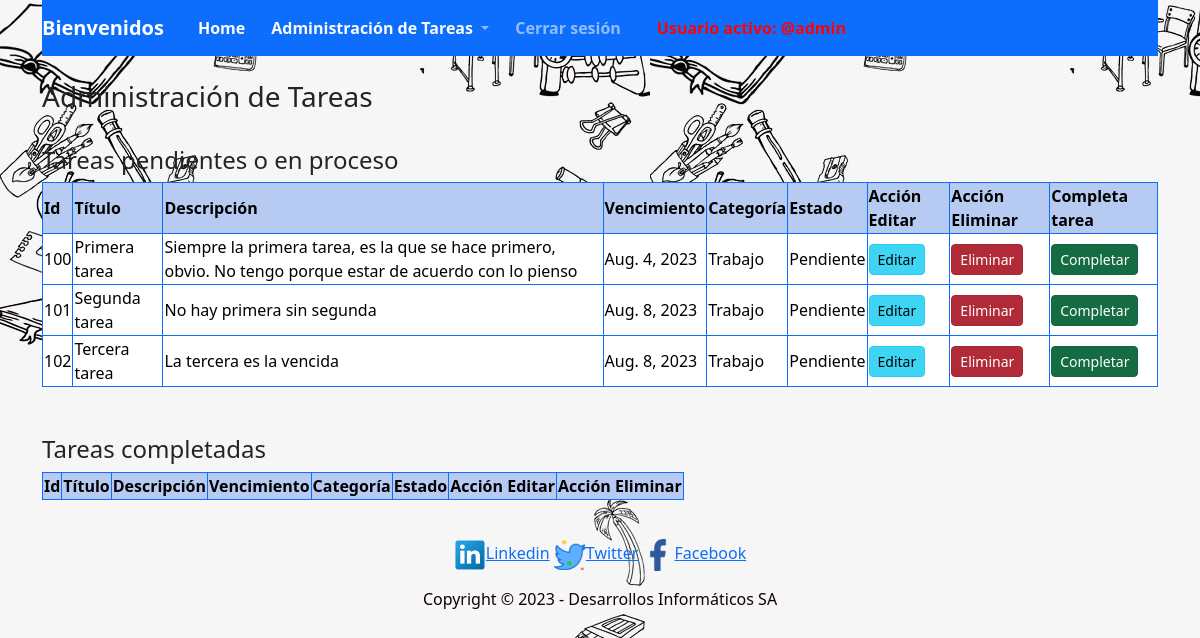
Page /administra_tareas/ (signed in) on the committed database.
### tareas/models.py (models this page shows, shortened)
class registroTareas(models.Model):
    id_tarea = models.CharField(
        null= False,
        max_length = 3,
        primary_key = True,
        default = '100'
        )
    titulo_tarea = models.CharField(max_length=50, verbose_name="Título de la tarea")
    descripcion_tarea = models.CharField(max_length=150, verbose_name="Descripción de la tarea")
    fecha_vencimiento_tarea = models.DateField(default=timezone.now, verbose_name="Fecha de vencimiento de la tarea")
    categoria_tarea = models.CharField(max_length=1, choices=categorias, default='1', verbose_name="Categoria tarea")
    estado_tarea = models.CharField(max_length=1, choices=estados, default='1', verbose_name="Estado de la tarea")

### tareas/views.py (the view)
# urls.py: path('administra_tareas/', administraTareas, name = 'administra_tareas'),
@login_required
def administraTareas(request):
    tareas = registroTareas.objects.all().order_by('estado_tarea')
    return render(request, 'administra_tareas.html', {'tareas': tareas})

### tareas/templates/administra_tareas.html (shortened to what this page needs)
{% load static %}
<!DOCTYPE html>
<html lang="en">
  <head>
   <link href="https://cdn.jsdelivr.net/npm/bootstrap@5.3.1/dist/css/bootstrap.min.css" rel="stylesheet">
   <link rel="stylesheet" href="{% static 'assets/estilos/styles.css' %}" />
  </head>
  <body >
  {% load crispy_forms_tags %}
   <div class="container">
     <header>
      <nav class="navbar navbar-expand-lg navbar bg-primary" data-bs-theme="dark">
        <a class="navbar-brand" href="{% url 'index' %}">Bienvenidos</a>
        <div class="collapse navbar-collapse" id="navbarSupportedContent">
          <ul class="navbar-nav ml-auto">
            <li class="nav-item">
              <a class="nav-link" href="{% url 'index' %}" style="color: rgb(250, 250, 250);"><strong>Home</strong></a>
            </li>
            <li class="dropdown">
                       <a class="nav-link dropdown-toggle" href="#" role="button" type="button"  data-bs-toggle="dropdown" aria-expanded="false">
                          <spam style="color: rgb(250, 250, 250);"><strong>Administración de Tareas</strong></spam>
                        </a>
                      </li>
                      {% if user.is_authenticated %}
                      <li class="nav-item">
                        <a class="nav-link" href="{% url 'logout' %}"><strong>Cerrar sesión</strong></a>
                      </li>
                      <li class="nav-item">
                        <a class="nav-link" href="#" style="color:#FF0000";><strong>Usuario activo: @{{ user.username}}</strong></a>
                      {% endif %}
          </ul>
        </div>
      </nav>
     </header>
    </div>
    <div class="container">
      <br>
      <h3>Administración de Tareas</h3>
      <br>
      <h4>Tareas pendientes o en proceso</h4>
      <table class="table-secondary table-bordered border-primary bg-white">
          <thead>
            <tr style="background-color: rgb(183, 203, 242);">
              <th scope="col">Id</th>
              <th scope="col">Título</th>
              <th scope="col">Descripción</th>
              <th scope="col">Vencimiento</th>
              <th scope="col">Categoría</th>
              <th scope="col">Estado</th>
              <th scope="col">Acción Editar</th>
              <th scope="col">Acción Eliminar</th>
              <th scope="col">Completa tarea</th>
            </tr>
          </thead>
          {% for p in tareas %}
            {% if p.estado_tarea == '1' or p.estado_tarea == '2' %}
            <tbody class="tareas">
                  <tr>
                    <td>{{p.id_tarea}}</td>
                    <td>{{p.titulo_tarea}}</td>
                    <td>{{p.descripcion_tarea}}</td>
                    <td>{{p.fecha_vencimiento_tarea}}</td>
                    {% if p.categoria_tarea == '1' %}
                        <td>Trabajo</td>
                        {% elif p.categoria_tarea == '2' %}
                              <td>Hogar</td>
                        {% elif p.categoria_tarea == '3' %}
                              <td>Estudio</td>
                            {% else %}
                              <td>Otra categoría</td>
                    {% endif %}
                    {% if p.estado_tarea == '1' %}
                        <td>Pendiente</td>
                        {% else %}
                            <td>En progreso</td>
                    {% endif %}
                    <td> <a name="" id="{p.id_tarea}" class="btn btn-info btn-lg active btn-sm" href="{% url 'modifica_tareas' p.id_tarea %}" role="button" type="button">Editar</a></td>
                    <td> <a name="" id="{p.id_tarea}" class="btn btn-danger btn-lg active btn-sm" href="{% url 'elimina_tareas' p.id_tarea %}" role="button" type="button">Eliminar</a></td>
                    <td> <a name="" id="{p.id_tarea}" class="btn btn-success btn-lg active btn-sm" href="{% url 'completa_tareas' p.id_tarea %}" role="button" type="button">Completar</a></td>
              </tbody>
                {% endif %}
        {% endfor %}
        </table>
    <br><br>
    <h4>Tareas completadas</h4>
        <table class="table-secondary table-bordered border-primary bg-white">
            <thead>
              <tr style="background-color: rgb(183, 203, 242);">
                <th scope="col">Id</th>
                <th scope="col">Título</th>
                <th scope="col">Descripción</th>
                <th scope="col">Vencimiento</th>
                <th scope="col">Categoría</th>
                <th scope="col">Estado</th>
                <th scope="col">Acción Editar</th>
                <th scope="col">Acción Eliminar</th>
              </tr>
            </thead>
          </table>
    </div>
  </body>
  <br>
  <div class="container">
  <footer >
    <div>
      <p id="pie">
        <a href="https://www.linkedin.com/sharing/share-offsite/?url=[url]"><img id="pie-img" src="{% static 'assets/imagenes/linkedin_socialnetwork_17441.png' %}" alt="Linkedin">Linkedin</a>
        <a href="https://twitter.com/intent/tweet?text=[text]&url=[url]&hashtags=[hashtag]"><img id="pie-img" src="{% static 'assets/imagenes/twiter.png' %}" alt="Twitter">Twitter</a>
        <a href="https://www.facebook.com/sharer/sharer.php?u=https://espai.es"><img id="pie-img" src="{% static 'assets/imagenes/facebook_logo_icon_229298.png' %}" alt="Facebook">Facebook</a>
      </p>
      <p>Copyright &copy; 2023 - Desarrollos Informáticos SA</p>
    </div>
  </footer>
</div>
</html>

### tareas/static/assets/estilos/styles.css (style rules this page uses)
body { background-image:url('assets/img/6.jpg'); }
footer { height: 50%; text-align: center; padding: 15px; color: rgb(19, 1, 1); }
#pie { text-align: center; font-size: 1rem; font-weight: 100; }
.navbar { background-color: #f8f9fa; }
.navbar-brand { font-weight: bold; }
.nav-item { padding: 0 10px; }

### rows in the picture
registroTareas: id_tarea "100", titulo_tarea "Primera tarea", descripcion_tarea "Siempre la primera tarea, es la que se hace primero, obvio. No tengo porque estar de acuerdo con lo pienso", fecha_vencimiento_tarea "Aug. 4, 2023", categoria_tarea "Trabajo", estado_tarea "Pendiente"
registroTareas: id_tarea "101", titulo_tarea "Segunda tarea", descripcion_tarea "No hay primera sin segunda", fecha_vencimiento_tarea "Aug. 8, 2023", categoria_tarea "Trabajo", estado_tarea "Pendiente"
registroTareas: id_tarea "102", titulo_tarea "Tercera tarea", descripcion_tarea "La tercera es la vencida", fecha_vencimiento_tarea "Aug. 8, 2023", categoria_tarea "Trabajo", estado_tarea "Pendiente"

### other values in the picture
{{ user.username }} "admin"
